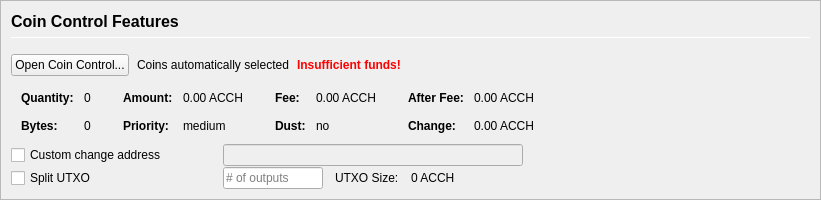
         <widget class="QFrame" name="frameCoinControl">
          <property name="sizePolicy">
           <sizepolicy hsizetype="Expanding" vsizetype="Expanding">
            <horstretch>0</horstretch>
            <verstretch>0</verstretch>
           </sizepolicy>
          </property>
          <property name="maximumSize">
           <size>
            <width>16777215</width>
            <height>16777215</height>
           </size>
          </property>
          <property name="frameShape">
           <enum>QFrame::StyledPanel</enum>
          </property>
          <property name="frameShadow">
           <enum>QFrame::Sunken</enum>
          </property>
          <layout class="QVBoxLayout" name="verticalLayoutCoinControl2">
           <property name="spacing">
            <number>0</number>
           </property>
           <property name="leftMargin">
            <number>0</number>
           </property>
           <property name="topMargin">
            <number>0</number>
           </property>
           <property name="rightMargin">
            <number>0</number>
           </property>
           <property name="bottomMargin">
            <number>0</number>
           </property>
           <item>
            <widget class="QFrame" name="frameCoinControl_BG">
             <layout class="QVBoxLayout" name="verticalLayoutCoinControl" stretch="0,0,0,0,0,0">
              <property name="spacing">
               <number>1</number>
              </property>
              <property name="leftMargin">
               <number>10</number>
              </property>
              <property name="topMargin">
               <number>10</number>
              </property>
              <item>
               <layout class="QHBoxLayout" name="horizontalLayoutCoinControl1">
                <property name="bottomMargin">
                 <number>15</number>
                </property>
                <item>
                 <layout class="QVBoxLayout" name="verticalLayout_3">
                  <property name="spacing">
                   <number>6</number>
                  </property>
                  <item>
                   <widget class="QLabel" name="labelCoinControlFeatures">
                    <property name="sizePolicy">
                     <sizepolicy hsizetype="Preferred" vsizetype="Maximum">
                      <horstretch>0</horstretch>
                      <verstretch>0</verstretch>
                     </sizepolicy>
                    </property>
                    <property name="minimumSize">
                     <size>
                      <width>0</width>
                      <height>20</height>
                     </size>
                    </property>
                    <property name="font">
                     <font>
                      <pointsize>12</pointsize>
                      <weight>75</weight>
                      <bold>true</bold>
                     </font>
                    </property>
                    <property name="styleSheet">
                     <string notr="true">font-weight:bold;</string>
                    </property>
                    <property name="text">
                     <string>Coin Control Features</string>
                    </property>
                   </widget>
                  </item>
                  <item>
                   <widget class="Line" name="line">
                    <property name="minimumSize">
                     <size>
                      <width>0</width>
                      <height>1</height>
                     </size>
                    </property>
                    <property name="maximumSize">
                     <size>
                      <width>16777215</width>
                      <height>1</height>
                     </size>
                    </property>
                    <property name="orientation">
                     <enum>Qt::Horizontal</enum>
                    </property>
                   </widget>
                  </item>
                 </layout>
                </item>
               </layout>
              </item>
              <item>
               <layout class="QHBoxLayout" name="horizontalLayoutCoinControl2" stretch="0,0,0,0">
                <property name="spacing">
                 <number>8</number>
                </property>
                <property name="bottomMargin">
                 <number>10</number>
                </property>
                <item>
                 <widget class="QPushButton" name="pushButtonCoinControl">
                  <property name="styleSheet">
                   <string notr="true"/>
                  </property>
                  <property name="text">
                   <string>Open Coin Control...</string>
                  </property>
                  <property name="autoDefault">
                   <bool>false</bool>
                  </property>
                 </widget>
                </item>
                <item>
                 <widget class="QLabel" name="labelCoinControlAutomaticallySelected">
                  <property name="text">
                   <string>Coins automatically selected</string>
                  </property>
                  <property name="margin">
                   <number>5</number>
                  </property>
                 </widget>
                </item>
                <item>
                 <widget class="QLabel" name="labelCoinControlInsuffFunds">
                  <property name="font">
                   <font>
                    <weight>75</weight>
                    <bold>true</bold>
                   </font>
                  </property>
                  <property name="styleSheet">
                   <string notr="true">color:red;font-weight:bold;</string>
                  </property>
                  <property name="text">
                   <string>Insufficient funds!</string>
                  </property>
                  <property name="margin">
                   <number>5</number>
                  </property>
                 </widget>
                </item>
                <item>
                 <spacer name="horizontalSpacerCoinControl">
                  <property name="orientation">
                   <enum>Qt::Horizontal</enum>
                  </property>
                  <property name="sizeHint" stdset="0">
                   <size>
                    <width>40</width>
                    <height>1</height>
                   </size>
                  </property>
                 </spacer>
                </item>
               </layout>
              </item>
              <item>
               <widget class="QWidget" name="widgetCoinControl" native="true">
                <property name="sizePolicy">
                 <sizepolicy hsizetype="Preferred" vsizetype="Preferred">
                  <horstretch>0</horstretch>
                  <verstretch>0</verstretch>
                 </sizepolicy>
                </property>
                <property name="minimumSize">
                 <size>
                  <width>0</width>
                  <height>0</height>
                 </size>
                </property>
                <property name="styleSheet">
                 <string notr="true"/>
                </property>
                <layout class="QHBoxLayout" name="horizontalLayoutCoinControl5">
                 <property name="leftMargin">
                  <number>0</number>
                 </property>
                 <property name="topMargin">
                  <number>0</number>
                 </property>
                 <property name="rightMargin">
                  <number>0</number>
                 </property>
                 <property name="bottomMargin">
                  <number>0</number>
                 </property>
                 <item>
                  <layout class="QHBoxLayout" name="horizontalLayoutCoinControl3" stretch="0,0,0,1">
                   <property name="spacing">
                    <number>20</number>
                   </property>
                   <property name="topMargin">
                    <number>0</number>
                   </property>
                   <property name="bottomMargin">
                    <number>10</number>
                   </property>
                   <item>
                    <layout class="QFormLayout" name="formLayoutCoinControl1">
                     <property name="horizontalSpacing">
                      <number>10</number>
                     </property>
                     <property name="verticalSpacing">
                      <number>14</number>
                     </property>
                     <property name="leftMargin">
                      <number>10</number>
                     </property>
                     <property name="topMargin">
                      <number>4</number>
                     </property>
                     <property name="rightMargin">
                      <number>6</number>
                     </property>
                     <item row="0" column="0">
                      <widget class="QLabel" name="labelCoinControlQuantityText">
                       <property name="font">
                        <font>
                         <weight>75</weight>
                         <bold>true</bold>
                        </font>
                       </property>
                       <property name="text">
                        <string>Quantity:</string>
                       </property>
                       <property name="margin">
                        <number>0</number>
                       </property>
                      </widget>
                     </item>
                     <item row="0" column="1">
                      <widget class="QLabel" name="labelCoinControlQuantity">
                       <property name="cursor">
                        <cursorShape>IBeamCursor</cursorShape>
                       </property>
                       <property name="contextMenuPolicy">
                        <enum>Qt::ActionsContextMenu</enum>
                       </property>
                       <property name="text">
                        <string notr="true">0</string>
                       </property>
                       <property name="margin">
                        <number>0</number>
                       </property>
                       <property name="textInteractionFlags">
                        <set>Qt::LinksAccessibleByMouse|Qt::TextSelectableByKeyboard|Qt::TextSelectableByMouse</set>
                       </property>
                      </widget>
                     </item>
                     <item row="1" column="0">
                      <widget class="QLabel" name="labelCoinControlBytesText">
                       <property name="font">
                        <font>
                         <weight>75</weight>
                         <bold>true</bold>
                        </font>
                       </property>
                       <property name="text">
                        <string>Bytes:</string>
                       </property>
                      </widget>
                     </item>
                     <item row="1" column="1">
                      <widget class="QLabel" name="labelCoinControlBytes">
                       <property name="cursor">
                        <cursorShape>IBeamCursor</cursorShape>
                       </property>
                       <property name="contextMenuPolicy">
                        <enum>Qt::ActionsContextMenu</enum>
                       </property>
                       <property name="text">
                        <string notr="true">0</string>
                       </property>
                       <property name="textInteractionFlags">
                        <set>Qt::LinksAccessibleByMouse|Qt::TextSelectableByKeyboard|Qt::TextSelectableByMouse</set>
                       </property>
                      </widget>
                     </item>
                    </layout>
                   </item>
                   <item>
                    <layout class="QFormLayout" name="formLayoutCoinControl2">
                     <property name="horizontalSpacing">
                      <number>10</number>
                     </property>
                     <property name="verticalSpacing">
                      <number>14</number>
                     </property>
                     <property name="leftMargin">
                      <number>6</number>
                     </property>
                     <property name="topMargin">
                      <number>4</number>
                     </property>
                     <property name="rightMargin">
                      <number>6</number>
                     </property>
                     <item row="0" column="0">
                      <widget class="QLabel" name="labelCoinControlAmountText">
                       <property name="font">
                        <font>
                         <weight>75</weight>
                         <bold>true</bold>
                        </font>
                       </property>
                       <property name="text">
                        <string>Amount:</string>
                       </property>
                       <property name="margin">
                        <number>0</number>
                       </property>
                      </widget>
                     </item>
                     <item row="0" column="1">
                      <widget class="QLabel" name="labelCoinControlAmount">
                       <property name="cursor">
                        <cursorShape>IBeamCursor</cursorShape>
                       </property>
                       <property name="contextMenuPolicy">
                        <enum>Qt::ActionsContextMenu</enum>
                       </property>
                       <property name="text">
                        <string notr="true">0.00 ACCH</string>
                       </property>
                       <property name="textInteractionFlags">
                        <set>Qt::LinksAccessibleByMouse|Qt::TextSelectableByKeyboard|Qt::TextSelectableByMouse</set>
                       </property>
                      </widget>
                     </item>
                     <item row="1" column="0">
                      <widget class="QLabel" name="labelCoinControlPriorityText">
                       <property name="font">
                        <font>
                         <weight>75</weight>
                         <bold>true</bold>
                        </font>
                       </property>
                       <property name="text">
                        <string>Priority:</string>
                       </property>
                      </widget>
                     </item>
                     <item row="1" column="1">
                      <widget class="QLabel" name="labelCoinControlPriority">
                       <property name="cursor">
                        <cursorShape>IBeamCursor</cursorShape>
                       </property>
                       <property name="contextMenuPolicy">
                        <enum>Qt::ActionsContextMenu</enum>
                       </property>
                       <property name="text">
                        <string>medium</string>
                       </property>
                       <property name="textInteractionFlags">
                        <set>Qt::LinksAccessibleByMouse|Qt::TextSelectableByKeyboard|Qt::TextSelectableByMouse</set>
                       </property>
                      </widget>
                     </item>
                    </layout>
                   </item>
                   <item>
                    <layout class="QFormLayout" name="formLayoutCoinControl3">
                     <property name="horizontalSpacing">
                      <number>10</number>
                     </property>
                     <property name="verticalSpacing">
                      <number>14</number>
                     </property>
                     <property name="leftMargin">
                      <number>6</number>
                     </property>
                     <property name="topMargin">
                      <number>4</number>
                     </property>
                     <property name="rightMargin">
                      <number>6</number>
                     </property>
                     <item row="0" column="0">
                      <widget class="QLabel" name="labelCoinControlFeeText">
                       <property name="font">
                        <font>
                         <weight>75</weight>
                         <bold>true</bold>
                        </font>
                       </property>
                       <property name="text">
                        <string>Fee:</string>
                       </property>
                       <property name="margin">
                        <number>0</number>
                       </property>
                      </widget>
                     </item>
                     <item row="0" column="1">
                      <widget class="QLabel" name="labelCoinControlFee">
                       <property name="cursor">
                        <cursorShape>IBeamCursor</cursorShape>
                       </property>
                       <property name="contextMenuPolicy">
                        <enum>Qt::ActionsContextMenu</enum>
                       </property>
                       <property name="text">
                        <string notr="true">0.00 ACCH</string>
                       </property>
                       <property name="textInteractionFlags">
                        <set>Qt::LinksAccessibleByMouse|Qt::TextSelectableByKeyboard|Qt::TextSelectableByMouse</set>
                       </property>
                      </widget>
                     </item>
                     <item row="1" column="0">
                      <widget class="QLabel" name="labelCoinControlLowOutputText">
                       <property name="font">
                        <font>
                         <weight>75</weight>
                         <bold>true</bold>
                        </font>
                       </property>
                       <property name="text">
                        <string>Dust:</string>
                       </property>
                      </widget>
                     </item>
                     <item row="1" column="1">
                      <widget class="QLabel" name="labelCoinControlLowOutput">
                       <property name="cursor">
                        <cursorShape>IBeamCursor</cursorShape>
                       </property>
                       <property name="contextMenuPolicy">
                        <enum>Qt::ActionsContextMenu</enum>
                       </property>
                       <property name="text">
                        <string>no</string>
                       </property>
                       <property name="textInteractionFlags">
                        <set>Qt::LinksAccessibleByMouse|Qt::TextSelectableByKeyboard|Qt::TextSelectableByMouse</set>
                       </property>
                      </widget>
                     </item>
                    </layout>
                   </item>
                   <item>
                    <layout class="QFormLayout" name="formLayoutCoinControl4">
                     <property name="horizontalSpacing">
                      <number>10</number>
                     </property>
                     <property name="verticalSpacing">
                      <number>14</number>
                     </property>
                     <property name="leftMargin">
                      <number>6</number>
                     </property>
                     <property name="topMargin">
                      <number>4</number>
                     </property>
                     <property name="rightMargin">
                      <number>6</number>
                     </property>
                     <item row="0" column="0">
                      <widget class="QLabel" name="labelCoinControlAfterFeeText">
                       <property name="font">
                        <font>
                         <weight>75</weight>
                         <bold>true</bold>
                        </font>
                       </property>
                       <property name="text">
                        <string>After Fee:</string>
                       </property>
                       <property name="margin">
                        <number>0</number>
                       </property>
                      </widget>
                     </item>
                     <item row="0" column="1">
                      <widget class="QLabel" name="labelCoinControlAfterFee">
                       <property name="cursor">
                        <cursorShape>IBeamCursor</cursorShape>
                       </property>
                       <property name="contextMenuPolicy">
                        <enum>Qt::ActionsContextMenu</enum>
                       </property>
                       <property name="text">
                        <string notr="true">0.00 ACCH</string>
                       </property>
                       <property name="textInteractionFlags">
                        <set>Qt::LinksAccessibleByMouse|Qt::TextSelectableByKeyboard|Qt::TextSelectableByMouse</set>
                       </property>
                      </widget>
                     </item>
                     <item row="1" column="0">
                      <widget class="QLabel" name="labelCoinControlChangeText">
                       <property name="font">
                        <font>
                         <weight>75</weight>
                         <bold>true</bold>
                        </font>
                       </property>
                       <property name="text">
                        <string>Change:</string>
                       </property>
                      </widget>
                     </item>
                     <item row="1" column="1">
                      <widget class="QLabel" name="labelCoinControlChange">
                       <property name="cursor">
                        <cursorShape>IBeamCursor</cursorShape>
                       </property>
                       <property name="contextMenuPolicy">
                        <enum>Qt::ActionsContextMenu</enum>
                       </property>
                       <property name="text">
                        <string notr="true">0.00 ACCH</string>
                       </property>
                       <property name="textInteractionFlags">
                        <set>Qt::LinksAccessibleByMouse|Qt::TextSelectableByKeyboard|Qt::TextSelectableByMouse</set>
                       </property>
                      </widget>
                     </item>
                    </layout>
                   </item>
                  </layout>
                 </item>
                </layout>
               </widget>
              </item>
              <item>
               <layout class="QHBoxLayout" name="horizontalLayoutCoinControl4">
                <property name="spacing">
                 <number>12</number>
                </property>
                <property name="sizeConstraint">
                 <enum>QLayout::SetDefaultConstraint</enum>
                </property>
                <property name="topMargin">
                 <number>0</number>
                </property>
                <property name="rightMargin">
                 <number>0</number>
                </property>
                <item>
                 <widget class="QCheckBox" name="checkBoxCoinControlChange">
                  <property name="sizePolicy">
                   <sizepolicy hsizetype="Preferred" vsizetype="Preferred">
                    <horstretch>0</horstretch>
                    <verstretch>0</verstretch>
                   </sizepolicy>
                  </property>
                  <property name="minimumSize">
                   <size>
                    <width>200</width>
                    <height>0</height>
                   </size>
                  </property>
                  <property name="maximumSize">
                   <size>
                    <width>200</width>
                    <height>16777215</height>
                   </size>
                  </property>
                  <property name="toolTip">
                   <string>If this is activated, but the change address is empty or invalid, change will be sent to a newly generated address.</string>
                  </property>
                  <property name="text">
                   <string>Custom change address</string>
                  </property>
                 </widget>
                </item>
                <item>
                 <widget class="QValidatedLineEdit" name="lineEditCoinControlChange">
                  <property name="enabled">
                   <bool>false</bool>
                  </property>
                  <property name="sizePolicy">
                   <sizepolicy hsizetype="Preferred" vsizetype="Preferred">
                    <horstretch>0</horstretch>
                    <verstretch>0</verstretch>
                   </sizepolicy>
                  </property>
                  <property name="minimumSize">
                   <size>
                    <width>300</width>
                    <height>0</height>
                   </size>
                  </property>
                 </widget>
                </item>
                <item>
                 <widget class="QLabel" name="labelCoinControlChangeLabel">
                  <property name="sizePolicy">
                   <sizepolicy hsizetype="Preferred" vsizetype="Preferred">
                    <horstretch>0</horstretch>
                    <verstretch>0</verstretch>
                   </sizepolicy>
                  </property>
                  <property name="minimumSize">
                   <size>
                    <width>100</width>
                    <height>0</height>
                   </size>
                  </property>
                  <property name="text">
                   <string/>
                  </property>
                  <property name="margin">
                   <number>3</number>
                  </property>
                 </widget>
                </item>
               </layout>
              </item>
              <item>
               <layout class="QHBoxLayout" name="horizontalLayoutCoinControl6">
                <property name="spacing">
                 <number>12</number>
                </property>
                <property name="rightMargin">
                 <number>0</number>
                </property>
                <item>
                 <widget class="QCheckBox" name="splitBlockCheckBox">
                  <property name="sizePolicy">
                   <sizepolicy hsizetype="Preferred" vsizetype="Preferred">
                    <horstretch>0</horstretch>
                    <verstretch>0</verstretch>
                   </sizepolicy>
                  </property>
                  <property name="minimumSize">
                   <size>
                    <width>200</width>
                    <height>0</height>
                   </size>
                  </property>
                  <property name="maximumSize">
                   <size>
                    <width>200</width>
                    <height>16777215</height>
                   </size>
                  </property>
                  <property name="text">
                   <string>Split UTXO</string>
                  </property>
                 </widget>
                </item>
                <item>
                 <widget class="QLineEdit" name="splitBlockLineEdit">
                  <property name="sizePolicy">
                   <sizepolicy hsizetype="Preferred" vsizetype="Preferred">
                    <horstretch>50</horstretch>
                    <verstretch>0</verstretch>
                   </sizepolicy>
                  </property>
                  <property name="minimumSize">
                   <size>
                    <width>100</width>
                    <height>0</height>
                   </size>
                  </property>
                  <property name="maximumSize">
                   <size>
                    <width>100</width>
                    <height>16777215</height>
                   </size>
                  </property>
                  <property name="placeholderText">
                   <string># of outputs</string>
                  </property>
                 </widget>
                </item>
                <item>
                 <widget class="QLabel" name="labelBlockSizeText">
                  <property name="text">
                   <string>UTXO Size:</string>
                  </property>
                 </widget>
                </item>
                <item>
                 <widget class="QLabel" name="labelBlockSize">
                  <property name="text">
                   <string>0 ACCH</string>
                  </property>
                 </widget>
                </item>
                <item>
                 <spacer name="horizontalSpacer_7">
                  <property name="orientation">
                   <enum>Qt::Horizontal</enum>
                  </property>
                  <property name="sizeHint" stdset="0">
                   <size>
                    <width>40</width>
                    <height>20</height>
                   </size>
                  </property>
                 </spacer>
                </item>
               </layout>
              </item>
              <item>
               <spacer name="verticalSpacerCoinControl">
                <property name="orientation">
                 <enum>Qt::Vertical</enum>
                </property>
                <property name="sizeHint" stdset="0">
                 <size>
                  <width>800</width>
                  <height>1</height>
                 </size>
                </property>
               </spacer>
              </item>
             </layout>
            </widget>
           </item>
          </layout>
         </widget>
